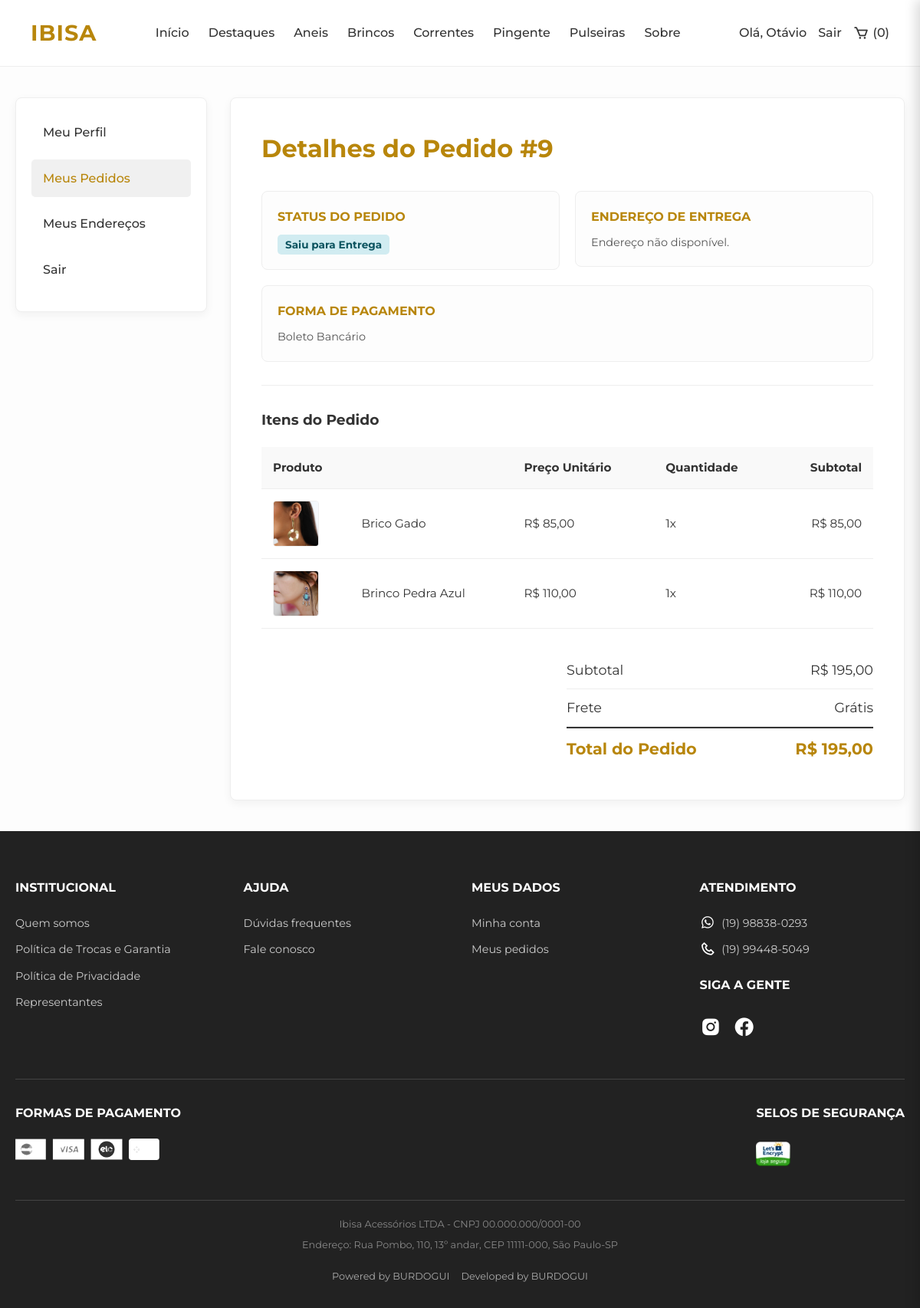
Screenshot of /pedido_detalhes.php?id=9 (signed in) with the database file from the repository.
### tables this page shows
CREATE TABLE `vendas` (
  `id_venda` int NOT NULL,
  `data` datetime NOT NULL DEFAULT CURRENT_TIMESTAMP,
  `valor_total` decimal(10,2) NOT NULL,
  `id_forma_pagamento` int NOT NULL,
  `id_usuario` int NOT NULL,
  `status` enum('Aguardando Confirmação','Pagamento Aprovado','Em Preparação','Em Trânsito','Saiu para Entrega','Entregue','Cancelado') NOT NULL DEFAULT 'Aguardando Confirmação'
);

CREATE TABLE `forma_pagamento` (
  `id_forma_pagamento` int NOT NULL,
  `nome_forma_pagamento` varchar(100) NOT NULL
);

CREATE TABLE `itens_venda` (
  `id_item_venda` int NOT NULL,
  `id_venda` int NOT NULL,
  `id_produto` int NOT NULL,
  `quantidade` int NOT NULL,
  `preco_unitario` decimal(10,2) NOT NULL
);

CREATE TABLE `produto` (
  `id_produto` int NOT NULL,
  `nome_produto` varchar(200) NOT NULL,
  `id_categoria` int NOT NULL,
  `preco` decimal(10,2) NOT NULL,
  `estoque` int NOT NULL DEFAULT '0',
  `imagem` varchar(255) DEFAULT NULL
);

### pedido_detalhes.php (the view, shortened to what this page needs)
<?php
require_once 'conexao.php';
$id_pedido = $_GET['id'] ?? 0;
$id_usuario_logado = $_SESSION['usuario_id'];
$pedido = null;
$itens_pedido = [];
$endereco_entrega = null;
try {
    $sql_pedido = "SELECT v.*, f.nome_forma_pagamento
                   FROM vendas v
                   JOIN forma_pagamento f ON v.id_forma_pagamento = f.id_forma_pagamento
                   WHERE v.id_venda = :id_venda AND v.id_usuario = :id_usuario";
    $stmt_pedido = $pdo->prepare($sql_pedido);
    $stmt_pedido->execute([':id_venda' => $id_pedido, ':id_usuario' => $id_usuario_logado]);
    $pedido = $stmt_pedido->fetch(PDO::FETCH_ASSOC);
    $sql_itens = "SELECT i.quantidade, i.preco_unitario, p.nome_produto, p.imagem
                  FROM itens_venda i
                  JOIN produto p ON i.id_produto = p.id_produto
                  WHERE i.id_venda = :id_venda";
    $stmt_itens = $pdo->prepare($sql_itens);
    $stmt_itens->execute([':id_venda' => $id_pedido]);
    $itens_pedido = $stmt_itens->fetchAll(PDO::FETCH_ASSOC);
    $sql_end = "SELECT * FROM enderecos WHERE id_usuario = :id_usuario LIMIT 1";
    $stmt_end = $pdo->prepare($sql_end);
    $stmt_end->execute([':id_usuario' => $id_usuario_logado]);
    $endereco_entrega = $stmt_end->fetch(PDO::FETCH_ASSOC);
} catch (PDOException $e) {
    $db_error = "Erro ao carregar detalhes do pedido: " . $e->getMessage();
}
function getStatusClass($status)
{
    switch ($status) {
        case 'Em Preparação':
        case 'Em Trânsito':
        case 'Saiu para Entrega':
            return 'status-shipped';
    }
}
?>
<!DOCTYPE html>
<html lang="pt-br">
<head>
    <link href='https://unpkg.com/boxicons@2.1.4/css/boxicons.min.css' rel='stylesheet'>
</head>
<body>
    <header id="main-header">
        <div class="logo">IBISA</div>
        <nav>
            <ul>
                <li><a href="index.php">Início</a></li>
                <li><a href="#">Destaques</a></li>
                <li><a href="#">Aneis</a></li>
                <li><a href="#">Brincos</a></li>
                <li><a href="#">Correntes</a></li>
                <li><a href="#">Pingente</a></li>
                <li><a href="#">Pulseiras</a></li>
                <li><a href="#">Sobre</a></li>
            </ul>
        </nav>
        <div class="nav-icons">
            <?php if (isset($_SESSION['usuario_logado']) && $_SESSION['usuario_logado'] === true): ?>
                <a href="perfil.php">Olá, <?php echo htmlspecialchars(explode(' ', $_SESSION['usuario_nome'])[0]); ?></a>
                <a href="logout.php">Sair</a>
            <?php else: ?>
                <a href="conta.php">Login / Cadastro</a>
            <?php endif; ?>
            <a href="#" id="open-cart-btn" style="display: flex; align-items: center; gap: 5px;">
                <i class='bx bx-cart' style="font-size: 1.3rem;"></i>
                <span id="cart-count">(0)</span>
            </a>
        </div>
    </header>
    <main>
        <div class="profile-container">
            <aside class="profile-sidebar">
                <ul>
                    <li><a href="perfil.php">Meu Perfil</a></li>
                    <li><a href="pedidos.php" class="active">Meus Pedidos</a></li>
                    <li><a href="enderecos.php">Meus Endereços</a></li>
                    <li><a href="logout.php">Sair</a></li>
                </ul>
            </aside>
            <section class="profile-content">
                <?php if (!$pedido || empty($itens_pedido)): ?>
                    <h2>Pedido não encontrado</h2>
                    <p>O pedido que você está tentando ver não existe ou não pertence à sua conta.</p>
                    <?php if (isset($db_error)) {
                        echo "<p style='color:red;'>$db_error</p>";
                    } ?>
                <?php else: ?>
                    <h2>Detalhes do Pedido #<?php echo htmlspecialchars($pedido['id_venda']); ?></h2>
                    <div class="order-summary-header">
                        <div class="order-summary-box">
                            <h4>Status do Pedido</h4>
                            <span class="status <?php echo getStatusClass($pedido['status']); ?>">
                                <?php echo htmlspecialchars($pedido['status']); ?>
                            </span>
                        </div>
                        <div class="order-summary-box">
                            <h4>Endereço de Entrega</h4>
                            <?php if ($endereco_entrega): ?>
                                <p><strong><?php echo htmlspecialchars($endereco_entrega['tipo_endereco']); ?></strong></p>
                                <p><?php echo htmlspecialchars($endereco_entrega['rua']); ?>,
                                    <?php echo htmlspecialchars($endereco_entrega['numerocasa']); ?>
                                </p>
                                <p><?php echo htmlspecialchars($endereco_entrega['bairro']); ?> -
                                    <?php echo htmlspecialchars($endereco_entrega['cidade']); ?>/<?php echo htmlspecialchars($endereco_entrega['uf']); ?>
                                </p>
                                <p>CEP: <?php echo htmlspecialchars($endereco_entrega['cep']); ?></p>
                            <?php else: ?>
                                <p>Endereço não disponível.</p>
                            <?php endif; ?>
                        </div>
                        <div class="order-summary-box">
                            <h4>Forma de Pagamento</h4>
                            <p><?php echo htmlspecialchars($pedido['nome_forma_pagamento']); ?></p>
                        </div>
                    </div>
                    <h3>Itens do Pedido</h3>
                    <div class="table-responsive-wrapper">
                        <table class="orders-table">
                            <thead>
                                <tr>
                                    <th colspan="2">Produto</th>
                                    <th>Preço Unitário</th>
                                    <th>Quantidade</th>
                                    <th style="text-align: right;">Subtotal</th>
                                </tr>
                            </thead>
                            <tbody>
                                <?php foreach ($itens_pedido as $item):
                                    $subtotal_item = $item['preco_unitario'] * $item['quantidade'];
                                    ?>
                                    <tr>
                                        <td>
                                            <img src="<?php echo !empty($item['imagem']) ? 'adm/uploads/' . htmlspecialchars($item['imagem']) : 'img/placeholder.png'; ?>"
                                                alt="<?php echo htmlspecialchars($item['nome_produto']); ?>">
                                        </td>
                                        <td><?php echo htmlspecialchars($item['nome_produto']); ?></td>
                                        <td>R$ <?php echo number_format($item['preco_unitario'], 2, ',', '.'); ?></td>
                                        <td><?php echo $item['quantidade']; ?>x</td>
                                        <td style="text-align: right;">R$
                                            <?php echo number_format($subtotal_item, 2, ',', '.'); ?>
                                        </td>
                                    </tr>
                                <?php endforeach; ?>
                            </tbody>
                        </table>
                    </div>
                    <div class="order-total-summary">
                        <div>
                            <span>Subtotal</span>
                            <span>R$ <?php echo number_format($pedido['valor_total'], 2, ',', '.'); ?></span>
                        </div>
                        <div>
                            <span>Frete</span>
                            <span>Grátis</span>
                        </div>
                        <div class="total-final">
                            <span>Total do Pedido</span>
                            <span>R$ <?php echo number_format($pedido['valor_total'], 2, ',', '.'); ?></span>
                        </div>
                    </div>
                <?php endif; ?>
            </section>
        </div>
    </main>
    <footer class="site-footer">
        <div class="footer-container">
            <div class="footer-main">
                <div class="footer-col">
                    <h4>INSTITUCIONAL</h4>
                    <ul>
                        <li><a href="#">Quem somos</a></li>
                        <li><a href="#">Política de Trocas e Garantia</a></li>
                        <li><a href="#">Política de Privacidade</a></li>
                        <li><a href="#">Representantes</a></li>
                    </ul>
                </div>
                <div class="footer-col">
                    <h4>AJUDA</h4>
                    <ul>
                        <li><a href="#">Dúvidas frequentes</a></li>
                        <li><a href="#">Fale conosco</a></li>
                    </ul>
                </div>
                <div class="footer-col">
                    <h4>MEUS DADOS</h4>
                    <ul>
                        <li><a href="perfil.php">Minha conta</a></li>
                        <li><a href="pedidos.php">Meus pedidos</a></li>
                    </ul>
                </div>
                <div class="footer-col">
                    <h4>ATENDIMENTO</h4>
                    <p class="icon-text"><i class='bx bxl-whatsapp'></i> (19) 98838-0293</p>
                    <p class="icon-text"><i class='bx bx-phone'></i> (19) 99448-5049</p>
                    <h4 style="margin-top: 20px;">SIGA A GENTE</h4>
                    <div class="footer-socials">
                        <a href="https://www.instagram.com/ibisa.acessorios/" title="Instagram"><i
                                class='bx bxl-instagram-alt'></i></a>
                        <a href="#" title="Facebook"><i class='bx bxl-facebook-circle'></i></a>
                    </div>
                </div>
            </div>
            <div class="footer-bottom">
                <div class="footer-payment">
                    <h4>FORMAS DE PAGAMENTO</h4>
                    <div class="payment">
                        <img src="img/selos-pagamento/mastercard.webp" alt="Mastercard">
                        <img src="img/selos-pagamento/visa.webp" alt="Visa">
                        <img src="img/selos-pagamento/elo.webp" alt="Elo">
                        <img src="img/selos-pagamento/pix.webp" alt="Pix">
                    </div>
                </div>
                <div class="footer-security">
                    <h4>SELOS DE SEGURANÇA</h4>
                    <div class="security-seals">
                        <img src="img/selos-pagamento/letsencrypt.webp" alt="Let's Encrypt">
                    </div>
                </div>
            </div>
        </div>
        <div class="footer-sub">
            <div class="footer-container">
                <p>Ibisa Acessórios LTDA - CNPJ 00.000.000/0001-00</p>
                <p>Endereço: Rua Pombo, 110, 13º andar, CEP 11111-000, São Paulo-SP</p>
                <div class="footer-powered">
                    <span>Powered by BURDOGUI</span>
                    <span>Developed by BURDOGUI</span>
                </div>
            </div>
        </div>
    </footer>
</body>
</html>

### rows the page displays
vendas: id_venda "9", status "Saiu para Entrega", id_forma_pagamento.nome_forma_pagamento "Boleto Bancário", valor_total "195,00"
itens_venda: id_produto.imagem (picture), id_produto.nome_produto "Brico Gado", preco_unitario "85,00", quantidade "1", subtotal_item "85,00"
itens_venda: id_produto.imagem (picture), id_produto.nome_produto "Brinco Pedra Azul", preco_unitario "110,00", quantidade "1", subtotal_item "110,00"

### other values shown
explode(' ', $_SESSION['usuario_nome'])[0] "Otávio"
